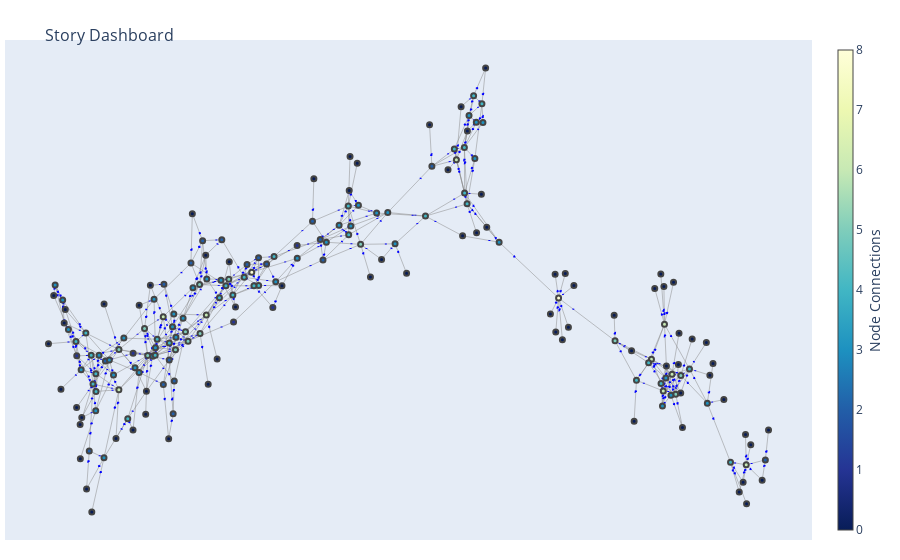

Notebook cell for this chart:
### Code cell
story_dashboard[2]

### Figure 1 — Plotly figure (JSON) as saved in the notebook; plotly's stock layout.template omitted (floating-point values rounded to 4 significant figures; data arrays with more than 128 entries replaced by an {"elided": "..."} marker saying what was removed)
{"data": [{"hoverinfo": "none", "line": {"color": "#888", "width": 0.5}, "mode": "lines", "type": "scatter", "x": {"elided": "1260 float values"}, "y": {"elided": "1260 float values"}}, {"fill": "toself", "fillcolor": "blue", "line": {"color": "blue"}, "mode": "lines", "type": "scatter", "x": {"elided": "2100 float values"}, "y": {"elided": "2100 float values"}}, {"hoverinfo": "text", "marker": {"color": {"elided": "191 int values"}, "colorbar": {"thickness": 15, "title": {"side": "right", "text": "Node Connections"}, "xanchor": "left"}, "colorscale": [[0, "rgb(255,255,217)"], [0.125, "rgb(237,248,177)"], [0.25, "rgb(199,233,180)"], [0.375, "rgb(127,205,187)"], [0.5, "rgb(65,182,196)"], [0.625, "rgb(29,145,192)"], [0.75, "rgb(34,94,168)"], [0.875, "rgb(37,52,148)"], [1, "rgb(8,29,88)"]], "line": {"width": 2}, "reversescale": true, "showscale": true, "size": 5}, "mode": "markers", "text": {"elided": "191 str values"}, "type": "scatter", "x": {"elided": "191 float values"}, "y": {"elided": "191 float values"}}], "layout": {"hovermode": "closest", "margin": {"b": 20, "l": 5, "r": 5, "t": 40}, "showlegend": false, "title": {"font": {"size": 16}, "text": "<br>Story Dashboard"}, "xaxis": {"showgrid": false, "showticklabels": false, "zeroline": false}, "yaxis": {"showgrid": false, "showticklabels": false, "zeroline": false}}}
